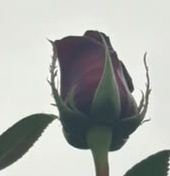
#> input picture app-tablet/assets/rosas/1_inmaduro/finca_yolo_16_0.jpg, 170 x 176 px
$ python -i modo_foto.py   (imports and definitions only)
#> lines starting #> are read from the running program, lines starting #| are printed output that depends on the picture; after the words box and inside, x2 and y2 are one past the last pixel; in counts of white or black regions, pixels touching at a corner belong together
#> further down, picture is the input picture: PIL image 170x176 RGB; mean R, G, B 172.2, 175.2, 171.4
"""Modo foto: la demo en vivo (sección 7.5 del plan).

El jurado trae una rosa (o una foto) y el robot la analiza con **el mismo
pipeline de la ronda**: el detector del equipo encuentra las rosas, RosaNet dice
su estado y las reglas del robot deciden (óptimo, inmaduro, pasado o dudosa).
Muestra la foto con las cajas pintadas por estado, la confianza y los consejos
de la finca para aprender a reconocerla.

Se corre desde la carpeta robot/:
    python modo_foto.py foto.jpg              -> analiza una foto (o varias, acepta comodines)
    python modo_foto.py --webcam              -> cámara en vivo: ESPACIO analiza, Q sale
    python modo_foto.py foto.jpg --reporte    -> además arma un mini reporte (Excel + JSON) como una ronda
    python modo_foto.py foto.jpg --enviar     -> y lo manda a la app con el envío del config (envio.metodo)
    python modo_foto.py --webcam --enviar --config config/demo.yaml   -> a la app (Supabase), con las fotos de las dudosas
    python modo_foto.py --webcam --auto --enviar --config config/demo.yaml   -> sin teclas: cuando reconoce una rosa
        en el cuadro, la manda sola a la app (otra vez cuando se saca la rosa y se pone otra)

Límites (decirlos en la demo):
- Sin cámara de profundidad no se sabe el tamaño de la cabeza, así que aquí no
  se predice "lista mañana" (en la ronda sí).
- El detector del equipo está hecho para escenas del invernadero (rosas lejanas)
  y no sirve para una rosa en la mano: descarta cajas grandes y, si se le quita
  ese límite, marca caras, manos y objetos rojos. Por eso, si no encuentra rosas,
  con la cámara se analiza solo lo que está dentro del CUADRO GUÍA del centro
  (con una foto, la foto completa). Si la cámara no muestra imagen o el cuadro no
  tiene nada rojizo, dice que no ve una rosa. Un objeto rojo dentro del cuadro se
  analiza como si fuera una rosa: es un límite de la demo (en el invernadero el
  robot usa el detector, no el cuadro).
- El modelo todavía se está mejorando: cuando el equipo suba uno nuevo a
  modelos/, este modo lo usa solo.
"""

import argparse
import glob
import json
import sys
from dataclasses import asdict, dataclass, field
from datetime import datetime
from pathlib import Path

import numpy as np
from PIL import Image, ImageDraw, ImageFont

import configuracion
from cuerpo.interfaz import Captura
from percepcion import modelo_equipo
from percepcion.candidatas import Candidata
from percepcion.madurez import decidir

# Mismos colores que el reporte Excel y el juego de la tablet
COLORES = {"optimo": (192, 57, 43), "lista_manana": (230, 126, 34), "inmaduro": (91, 127, 58),
           "pasado": (142, 90, 43), "dudosa": (128, 128, 128)}
NOMBRES = {"optimo": "Óptimo: cortar hoy", "lista_manana": "Lista mañana", "inmaduro": "Inmaduro: no cortar",
           "pasado": "Pasado", "dudosa": "Dudosa: revisar"}


@dataclass
class RosaFoto:
    caja: list[int]
    estado: str              # optimo | inmaduro | pasado | dudosa (sin profundidad no hay lista_manana)
    clase_red: str           # lo que dijo RosaNet
    confianza: float
    probs: dict
    tips: dict = field(default_factory=dict)
    foto_completa: bool = False   # True si se tomó la foto entera como una sola rosa


DESVIO_MIN_IMAGEN = 15    # menos variación que esto = imagen en blanco (cámara tapada o bloqueada)
ROJO_MIN = 0.03           # con la cámara: fracción mínima de píxeles rojizos en el cuadro para analizarlo
GUIA_FRAC = 0.6           # lado del cuadro guía de la cámara, como fracción del lado corto de la imagen
AUTO_CADA_S = 1.0         # --auto: cada cuánto mira si hay una rosa (el análisis tarda ~0,5 s sin GPU)
AUTO_IGUALES = 2          # --auto: lecturas seguidas con el mismo resultado antes de mandar (la rosa quieta)
# --auto: tamaño mínimo (fracción del cuadro) de la mancha de rojo vivo más grande para mirar si hay una rosa.
# Medido con la webcam en un salón: el rojo general acepta piel y pelo (una cara dio 27 % y se mandó como
# "inmaduro"), y hasta el rojo saturado aparece en hebras de pelo castaño (1,2 %). En una rosa el rojo es UNA
# mancha compacta: pelo y caras dieron como mucho 0,26 %, las rosas (de verdad o en un celular) 1,8–18 %.
# Un botón muy oscuro tiene que llenar el cuadro. Con ESPACIO basta ROJO_MIN, porque ahí decide la persona.
AUTO_MANCHA_MIN = 0.008


# [8 lines left out: function fraccion_roja, not called in this run]


def mancha_roja(rgb: np.ndarray) -> float:
    """Tamaño (fracción de la imagen) de la mancha más grande de rojo vivo, como un pétalo o un botón.
    Se abre la máscara (5 × 5 px) para borrar hebras de pelo y bordes sueltos."""
    import cv2
    if rgb.size == 0:
        return 0.0
    hsv = cv2.cvtColor(np.ascontiguousarray(rgb), cv2.COLOR_RGB2HSV)
#> hsv: shape (176, 170, 3); mean H, S, V 59.2, 20, 177
    h, s, v = hsv[..., 0], hsv[..., 1], hsv[..., 2]
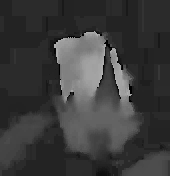
#> h: shape (176, 170); min 0, max 177, mean 59.2
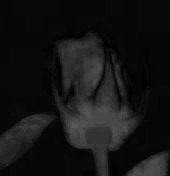
#> s: shape (176, 170); min 0, max 93, mean 20
    mascara = ((((h <= 12) | (h >= 160)) & (s >= 120) & (v >= 15)) * 255).astype(np.uint8)   # v bajo: botón oscuro
#> mascara: shape (176, 170); every value is 0
    mascara = cv2.morphologyEx(mascara, cv2.MORPH_OPEN, np.ones((5, 5), np.uint8))
    n, _, stats, _ = cv2.connectedComponentsWithStats(mascara)
#> n = 1; stats = [[0, 0, 170, 176, 29920]]
    return float(stats[1:, cv2.CC_STAT_AREA].max()) / mascara.size if n > 1 else 0.0


# [4 lines left out: function cuadro_guia, not called in this run]


class Analizador:
    """Las mismas piezas que usa la ronda, armadas como en el robot real (sin oráculo)."""

    # [39 lines left out: functions __init__, analizar, not called in this run]


ANCHO_MIN_DIBUJO = 900   # una foto de una sola rosa suele ser pequeña: se agranda para que se lea en la demo


# [8 lines left out: function _fuente, not called in this run]


def _se_tapan(a, b) -> bool:
    return not (a[2] <= b[0] or b[2] <= a[0] or a[3] <= b[1] or b[3] <= a[1])


# [35 lines left out: function dibujar, not called in this run]


def resumen(rosas: list[RosaFoto]) -> dict:
    return {e: sum(r.estado == e for r in rosas) for e in ("optimo", "inmaduro", "pasado", "dudosa")}


# [17 lines left out: function explicar, not called in this run]


def id_ronda_demo(cfg: dict, ahora: datetime) -> str:
    return f"{cfg['invernadero']['id']}_DEMO_{ahora:%Y-%m-%d_%H%M%S}"


# [72 lines left out: functions mini_reporte, guardar_como_ronda, procesar, not called in this run]


class Disparo:
    """--auto: decide cuándo analizar y mandar sin tocar el teclado. Manda cuando la misma lectura sale
    `AUTO_IGUALES` veces seguidas, y no vuelve a mandar hasta que el cuadro quede vacío (sacar la rosa)
    también `AUTO_IGUALES` veces seguidas: una lectura vacía suelta (una mano que tapa la rosa un
    momento) no cuenta como sacarla. `rosas` es la lectura que se manda, para no analizar dos veces."""

    def __init__(self):
        self.ultima, self.iguales, self.enviada, self.vacias, self.rosas = None, 0, False, 0, []

    # [119 lines left out: functions ver, aviso, webcam, main, not called in this run]


# [2 lines not run here, left out]

>>> from PIL import Image
>>> picture = Image.open('../app-tablet/assets/rosas/1_inmaduro/finca_yolo_16_0.jpg')
>>> result = mancha_roja(picture)
#> result = 0

$ run again, on app-tablet/assets/rosas/1_inmaduro/finca_yolo_18_0.jpg
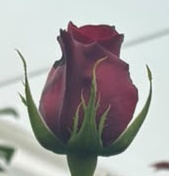
#> input picture app-tablet/assets/rosas/1_inmaduro/finca_yolo_18_0.jpg, 169 x 176 px
#> picture is the input picture: PIL image 169x176 RGB; mean R, G, B 165.5, 163.5, 162.7
#> hsv: shape (176, 169, 3); mean H, S, V 94, 36.2, 172.3
#> in mancha_roja, `h, s, v = hsv[..., 0], hsv[..., 1], hsv[..., 2]`:
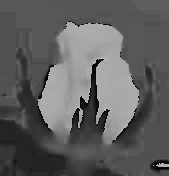
#> h: shape (176, 169); min 0, max 179, mean 94
#> in mancha_roja, `mascara = cv2.morphologyEx(mascara, cv2.MORPH_OPEN, np.ones((5, 5), np..`:
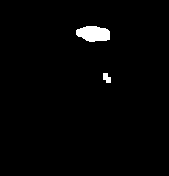
#> mascara: shape (176, 169); 1.6% white; 2 white regions, box (x1, y1, x2, y2) and area: (76, 26, 110, 42) 426, (103, 73, 111, 83) 59
#> n = 3; stats = [[0, 0, 169, 176, 29259], [76, 26, 34, 16, 426], [103, 73, 8, 10, 59]]
#> result = 0.0143

$ run again, on app-tablet/assets/rosas/1_inmaduro/finca_yolo_1_0.jpg
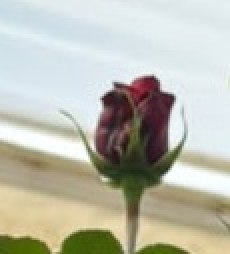
#> input picture app-tablet/assets/rosas/1_inmaduro/finca_yolo_1_0.jpg, 115 x 127 px (shown 2 times larger)
#> picture is the input picture: PIL image 115x127 RGB; mean R, G, B 187.4, 187.6, 174.3
#> hsv: shape (127, 115, 3); mean H, S, V 69.3, 49.2, 195.6
#> in mancha_roja, `h, s, v = hsv[..., 0], hsv[..., 1], hsv[..., 2]`:
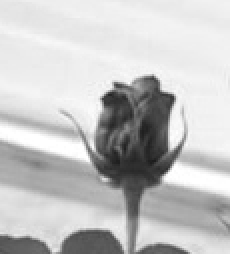
#> v: shape (127, 115) (shown 2 times larger); min 28, max 255, mean 195.6
#> in mancha_roja, `mascara = cv2.morphologyEx(mascara, cv2.MORPH_OPEN, np.ones((5, 5), np..`:
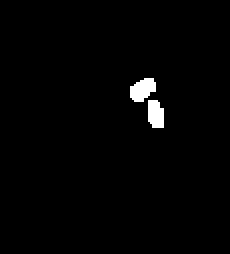
#> mascara: shape (127, 115) (shown 2 times larger); 1.4% white; 2 white regions, box (x1, y1, x2, y2) and area: (65, 39, 78, 51) 112, (74, 50, 82, 64) 98
#> n = 3; stats = [[0, 0, 115, 127, 14395], [65, 39, 13, 12, 112], [74, 50, 8, 14, 98]]
#> result = 0.00767

$ run again, on app-tablet/assets/rosas/1_inmaduro/finca_yolo_1_1.jpg
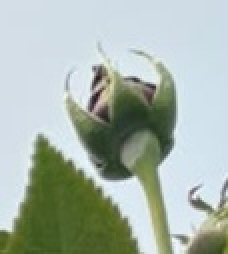
#> input picture app-tablet/assets/rosas/1_inmaduro/finca_yolo_1_1.jpg, 114 x 127 px (shown 2 times larger)
#> picture is the input picture: PIL image 114x127 RGB; mean R, G, B 168.5, 181.3, 171.4
#> hsv: shape (127, 114, 3); mean H, S, V 78.2, 50.1, 186.2
#> in mancha_roja, `h, s, v = hsv[..., 0], hsv[..., 1], hsv[..., 2]`:
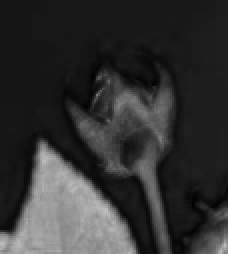
#> s: shape (127, 114) (shown 2 times larger); min 0, max 189, mean 50.1
#> in mancha_roja, `h, s, v = hsv[..., 0], hsv[..., 1], hsv[..., 2]`:
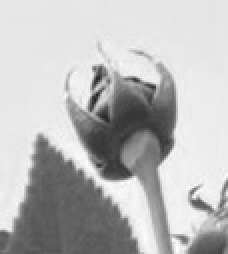
#> v: shape (127, 114) (shown 2 times larger); min 39, max 254, mean 186.2
#> mascara: shape (127, 114); every value is 0
#> n = 1; stats = [[0, 0, 114, 127, 14478]]
#> result = 0
